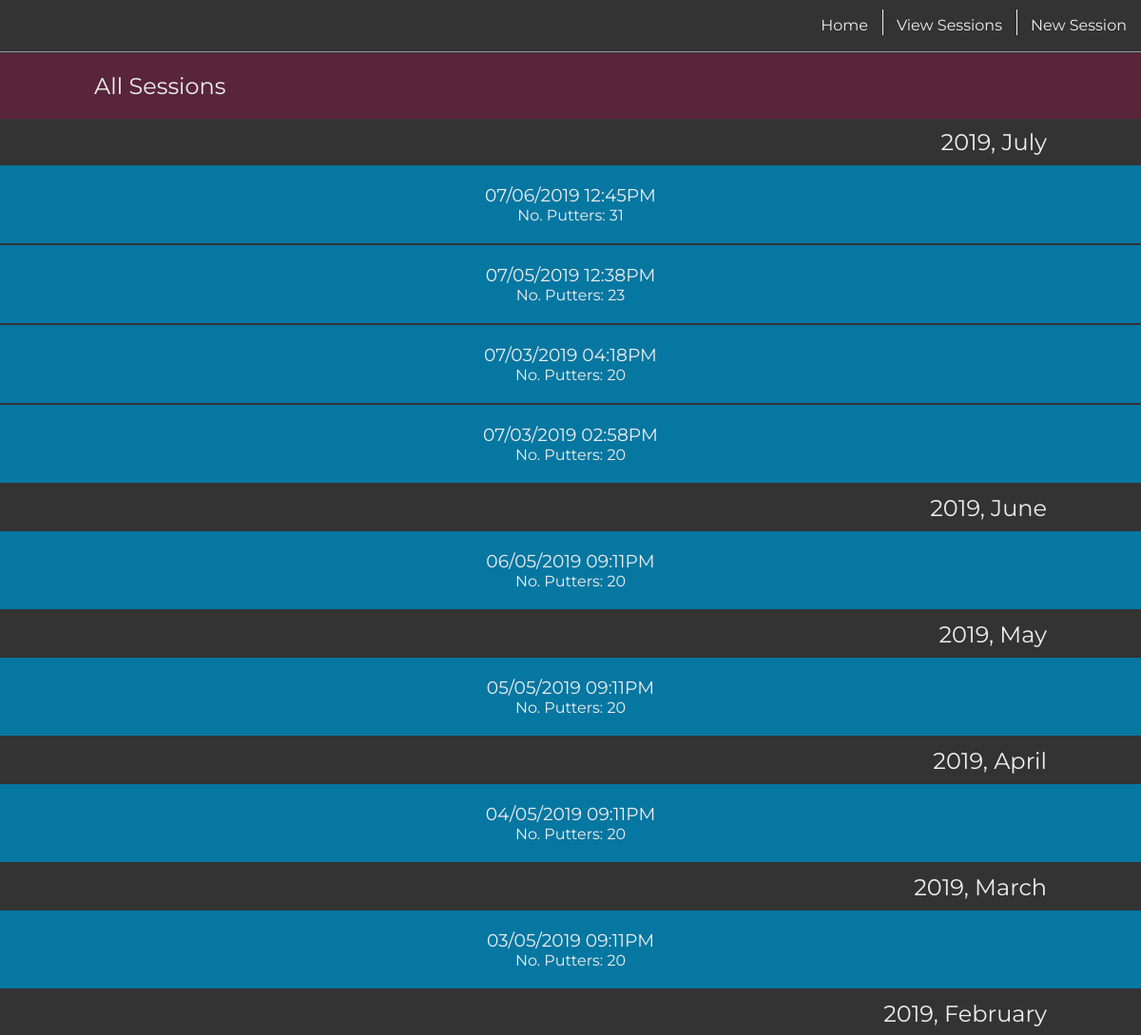
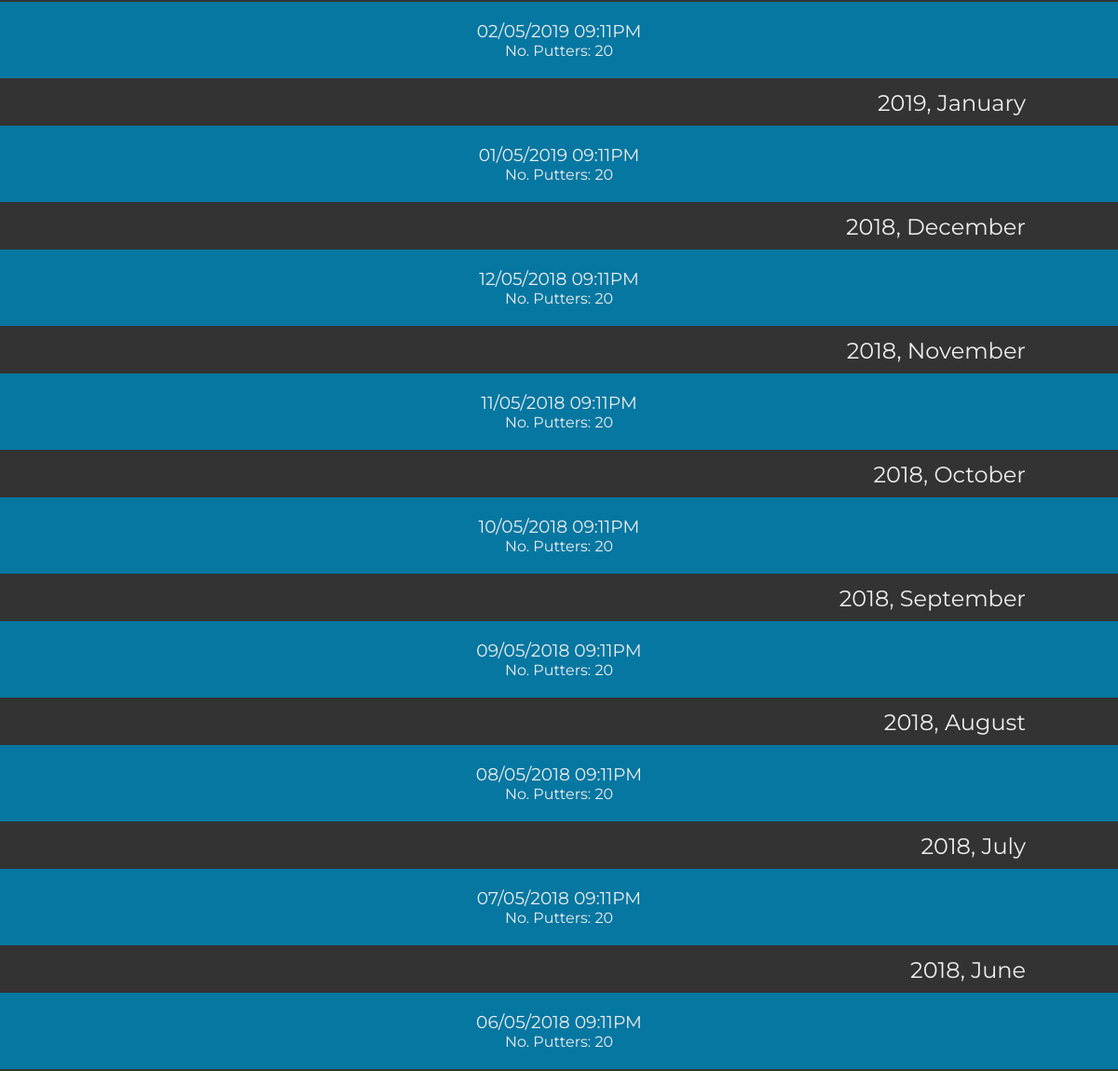
Page /puttsesh/view (signed in) on the committed database (2 pictures, top to bottom).
### model.py (models this page shows)
class PuttSesh(Model):
    user = ForeignKeyField(User, field=User.username, on_delete='CASCADE')
    date = DateTimeField()
    no_putters = IntegerField()
    class Meta:
        database = db

### main.py (the view)
@app.route('/puttsesh/view')
@login_required
def view_puttsesh():
    all_sessions = PuttSesh.select().order_by(PuttSesh.date.desc())
    return render_template('view_puttsesh.jinja2', all_sessions=all_sessions)

### main.py (called while the page is built)
def login_required(f):
    @wraps(f)
    def wrap(*args, **kwargs):
        if 'logged_in_user' in session:
            return f(*args, **kwargs)
        else:
            return redirect(url_for('login'))
    return wrap

@app.template_filter('strparsetime')
def string_parse_time_filter(value, date_format):
    return datetime.datetime.strptime(value, date_format)

### templates/view_puttsesh.jinja2
{% extends "base.jinja2" %}
{% block content %}
<div class='outer-container puttsesh-container'>
<div class='putt-avgs-header-container'>
    <h2 class="all-sessions-header">All Sessions</h2>
</div>
{% set month = namespace(m=all_sessions[0].date.strftime('%m-%Y')) %}
{% for session in all_sessions %}
    {% if session.date.strftime('%m-%Y') == month.m %}
        <h2 class='all-sessions-month'>{{ session.date.strftime('%Y, %B') }}</h2>
        {% if (session.date.strftime('%m')|int) - 1 < 1 %}
            {% set month.m = '12' + ((session.date.strftime('-%Y')|int + 1)|string) %}
        {% else %}
            {% if (month.m|strparsetime('%m-%Y')).strftime('%m')|int - 1 < 10 %}
                {% set month.m = '0' + ((session.date.strftime('%m')|int - 1)|string) + (session.date.strftime('-%Y')) %}
            {% else %}
                {% set month.m = ((session.date.strftime('%m')|int - 1)|string) + (session.date.strftime('-%Y')) %}
            {% endif %}
        {% endif %}
    {% endif %}
    <a class="puttsesh-link" href="{{ url_for('view_puttsesh_single', sesh_id=session.id) }}">
        <h3>{{ session.date.strftime('%m/%d/%Y %I:%M%p') }}</h3>
        <p>No. Putters: {{ session.no_putters }}</p>
    </a>
{% endfor %}
</div>
{% endblock content %}

### templates/base.jinja2 (shortened to what this page needs)
<!doctype html>
<html lang="en">
<head>
<link rel='stylesheet' href="{{ url_for('static', filename='css/main.css') }}">
</head>
<body>
	<nav>
		<a href="{{ url_for('home') }}">Home</a>
		<a href="{{ url_for('view_puttsesh') }}">View Sessions</a>
		{% if session.get('current_sesh_id') %}
			<a href="{{ url_for('current_puttsesh', sesh_id=session.get('current_sesh_id')) }}">Current Puttsesh</a>
		{% else %}
			<a href="{{ url_for('new_puttsesh') }}">New Session</a>
		{% endif %}
	</nav>
	{% block content %} {% endblock content %}
</body>
</html>

### static/css/main.css (style rules this page uses)
:root { --main-box-shadow: 1px 1px 3px 0px rgba(51, 51, 51, 0.15); --white-font: #efefef; --dark-grey-font: #333; --grey-font: #666; --light-grey-font: #ddd; --first-color: #59253a; --second-color: #78244c; --third-color: #895061; --fourth-color: #0677a1; --fifth-color: #2d4159; --transition-time: 300ms; --header-padding: 20px 0; --header-left-margin: 0 0 0 8.25vw; }
* { box-sizing: border-box; color: var(--white-font); font-family: 'Montserrat'; font-weight: normal; margin: 0; padding: 0; }
body { background: var(--dark-grey-font); }
nav { align-items: center; background: var(--dark-grey-font); border-bottom: outset 1px var(--white-font); display: flex; height: 55px; justify-content: flex-end; position: fixed; top: 0; width: 100%; z-index: 1; }
nav a { color: var(--white-font); height: 55px; line-height: 34px; padding: 10px 15px; position: relative; text-decoration: none; transition: var(--transition-time); }
nav a:not(:last-child)::after { content: ''; border-right: solid 1px var(--white-font); height: 27.5px; left: 0; position: absolute; transition: var(--transition-time); top: 13.75; width: 100%; }
.outer-container { align-items: center; display: flex; flex-direction: column; margin: 56px 0 0; }
.putt-avgs-header-container { background: var(--first-color); padding: var(--header-padding); width: 100vw; }
.putt-avgs-header-container h2 { margin: var(--header-left-margin); }
.puttsesh-container, .new-puttsesh-container { align-items: center; display: flex; flex-direction: column; }
.all-sessions-month { width: 100%; padding: 10px 8.25vw 10px 0; text-align: right; }
.puttsesh-link { background: var(--fourth-color); border-bottom: solid 2px var(--dark-grey-font); padding: 20px 0; text-decoration: none; transition: var(--transition-time); text-align: center; width: 100%; }

### rows in the picture
PuttSesh: date "2019, July", date "07/06/2019 12:45PM", no_putters "31"
PuttSesh: date "07/05/2019 12:38PM", no_putters "23"
PuttSesh: date "07/03/2019 04:18PM", no_putters "20"
PuttSesh: date "07/03/2019 02:58PM", no_putters "20"
PuttSesh: date "2019, June", date "06/05/2019 09:11PM", no_putters "20"
PuttSesh: date "2019, May", date "05/05/2019 09:11PM", no_putters "20"
PuttSesh: date "2019, April", date "04/05/2019 09:11PM", no_putters "20"
PuttSesh: date "2019, March", date "03/05/2019 09:11PM", no_putters "20"
PuttSesh: date "2019, February", date "02/05/2019 09:11PM", no_putters "20"
PuttSesh: date "2019, January", date "01/05/2019 09:11PM", no_putters "20"
PuttSesh: date "2018, December", date "12/05/2018 09:11PM", no_putters "20"
PuttSesh: date "2018, November", date "11/05/2018 09:11PM", no_putters "20"
PuttSesh: date "2018, October", date "10/05/2018 09:11PM", no_putters "20"
PuttSesh: date "2018, September", date "09/05/2018 09:11PM", no_putters "20"
PuttSesh: date "2018, August", date "08/05/2018 09:11PM", no_putters "20"
PuttSesh: date "2018, July", date "07/05/2018 09:11PM", no_putters "20"
PuttSesh: date "2018, June", date "06/05/2018 09:11PM", no_putters "20"
